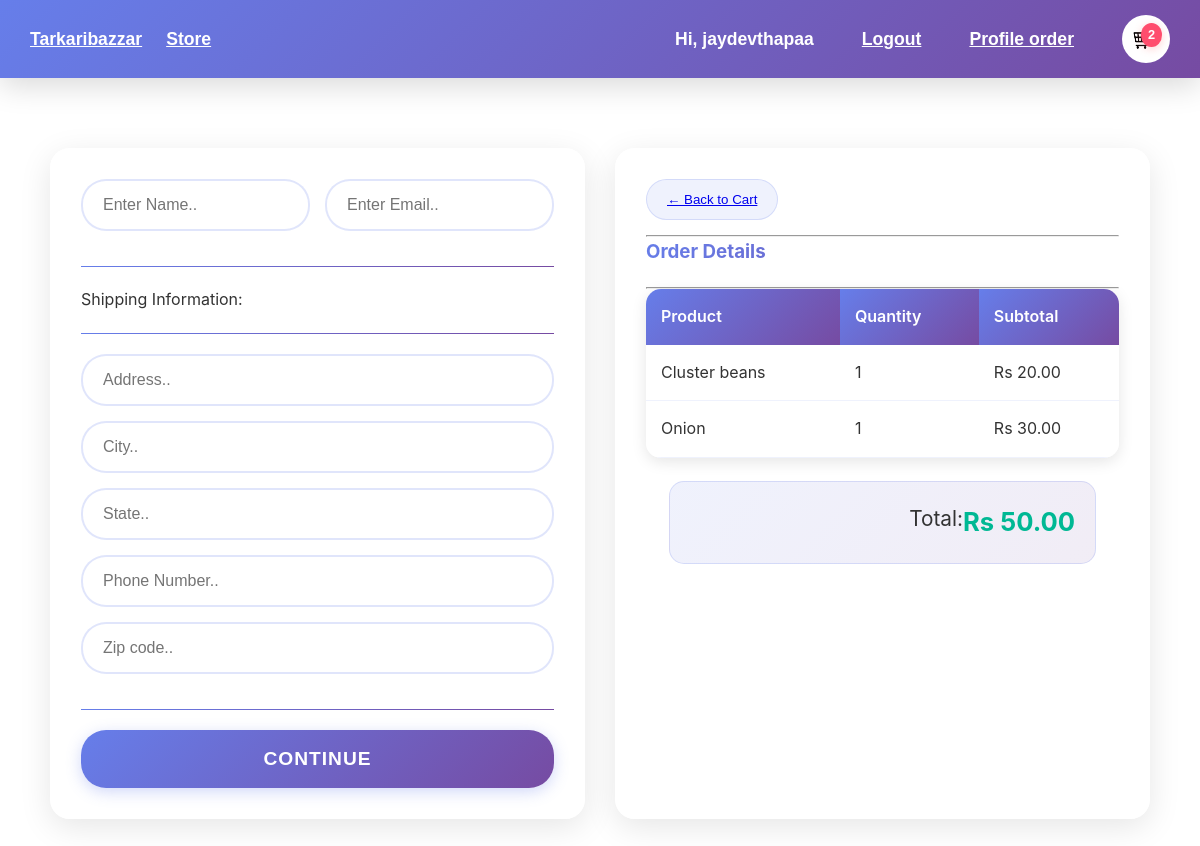
/checkout/ (signed in), run on an earlier commit of the app's database.
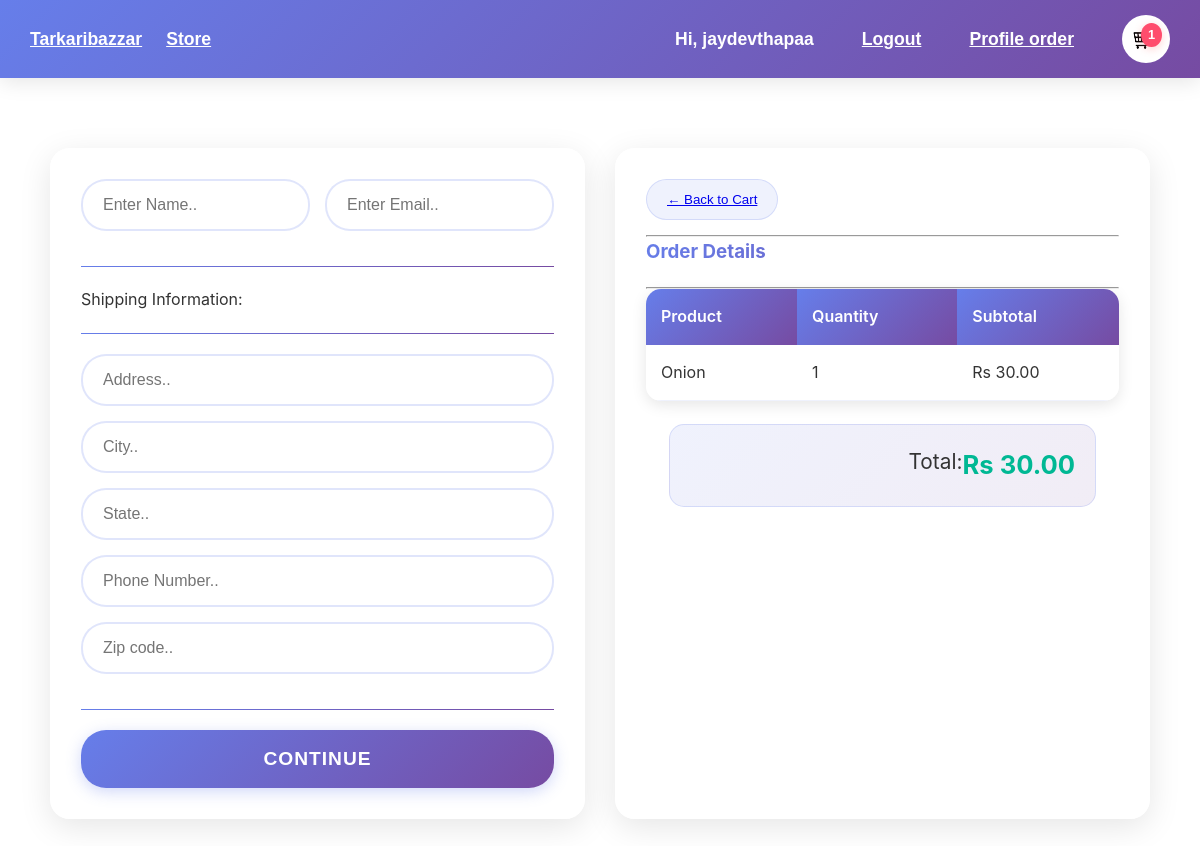
And on a later commit of the database.
### store/models.py (models this page shows, shortened)
class OrderItem(models.Model):
    product=models.ForeignKey(Product,on_delete=models.SET_NULL,blank=True,null=True)
    order=models.ForeignKey(Order,on_delete=models.SET_NULL,blank=True,null=True)
    quantity=models.IntegerField(default=0,null=True,blank=True)
    date_added=models.DateTimeField(auto_now_add=True)
    @property
    def get_total(self):
        if self.product is None:
            return 0
        total = self.product.price * self.quantity
        return total

class Product(models.Model):
    name= models.CharField(max_length=100, null=True)
    price = models.DecimalField(max_digits=10, decimal_places=2, default=0.00)
    digital=models.BooleanField(default=False, null=True, blank=False)
    image=models.ImageField(null=True,blank=True)

class Order(models.Model):
    customer = models.ForeignKey(Customer, on_delete=models.SET_NULL, blank=True, null=True)
    date_orderd = models.DateTimeField(auto_now_add=True)
    complete = models.BooleanField(default=False, null=True, blank=False)
    transaction_id = models.CharField(max_length=100, null=True, blank=True)
    ref_id = models.CharField(max_length=100, null=True, blank=True)
    payment_status = models.CharField(max_length=20, default='pending', choices=[
        ('pending', 'Pending'),
        ('processing', 'Processing'),
        ('shipped', 'Shipped'),
        ('delivered', 'Delivered'),
        ('completed', 'Completed'),
        ('failed', 'Failed'),
        ('cancelled', 'Cancelled'),
    ])
    payment_error = models.TextField(null=True, blank=True)
    esewa_payment_id = models.CharField(max_length=100, null=True, blank=True)
    esewa_merchant_id = models.CharField(max_length=100, null=True, blank=True)
    payment_method = models.CharField(max_length=20, default='esewa', choices=[
        ('esewa', 'eSewa'),
        ('cod', 'Cash on Delivery'),
    ])
    @property
    def shipping(self):
        shipping = False
        orderitems = self.orderitem_set.all()
        for i in orderitems:
            if i.product is None:
                continue
            if not i.product.digital:
                shipping = True
        return shipping
    @property
    def get_cart_total(self):
        orderitems = self.orderitem_set.all()
        total = sum([item.get_total for item in orderitems])
        return total
    @property
    def get_cart_items(self):
        orderitems = self.orderitem_set.all()
        total = len([item for item in orderitems if item.product is not None])
        return total

### store/views.py (the view)
# urls.py: path('checkout/', views.checkout, name="checkout"),
@login_required
def checkout(request):
    customer, _ = Customer.objects.get_or_create(user=request.user)
    order, _ = Order.objects.get_or_create(customer=customer, complete=False)
    items = [i for i in order.orderitem_set.all() if i.product]
    return render(request, 'store/checkout.html', {
        'items': items, 'order': order, 'cartItems': order.get_cart_items
    })

### store/templates/store/checkout.html (shortened to what this page needs)
{% extends 'store/main.html' %}
{% load static %}
{% block content %}
<link rel="stylesheet" type="text/css" href="{% static 'css/main.css' %}">
<link rel="stylesheet" type="text/css" href="{% static 'css/payment.css' %}">
<div class="checkout-main">
    <div class="user-shipping-info">
        <form id="form">
            <div class="user-info">
                <input type="text" name="name" placeholder="Enter Name.." required>
                <input type="email" name="email" placeholder="Enter Email.." required>
            </div>
            <hr>
            <div class="shipping-info" id="shipping-info">
                <p>Shipping Information:</p>
                <hr>
                <input type="text" name="address" placeholder="Address.." required>
                <input type="text" name="city" placeholder="City.." required>
                <input type="text" name="state" placeholder="State.." required>
                <input type="text" name="phone" placeholder="Phone Number.." required>
                <input type="text" name="zipcode" placeholder="Zip code.." required>
            </div>
            <hr>
            <input id="form-btn" type="submit" value="Continue">
        </form>
    </div>
    <div class="checkout-order-details">
        <button class="back-to-cart"><a href="{% url 'cart' %}">&#x2190; Back to Cart</a></button>
        <hr>
        <h3>Order Details</h3>
        <hr>
        <div class="cart-details">
            <table>
                <thead>
                    <tr>
                        <th>Product</th>
                        <th>Quantity</th>
                        <th>Subtotal</th>
                    </tr>
                </thead>
                <tbody id="tbody">
                    {% if items %}
                        {% for item in items %}
                        <tr>
                            <td>{{ item.product.name }}</td>
                            <td>{{ item.quantity }}</td>
                            <td>Rs {{ item.get_total }}</td>
                        </tr>
                        {% endfor %}
                    {% else %}
                        <tr><td colspan="3">Your cart is empty.</td></tr>
                    {% endif %}
                </tbody>
            </table>
            <p style="display: flex; justify-content: flex-end; margin: 23px;" id="order-details-total">
                Total: <strong>Rs {{ order.get_cart_total|default:0 }}</strong>
            </p>
        </div>
    </div>
</div>
{% endblock content %}

### store/templates/store/main.html (shortened to what this page needs)
<!DOCTYPE html>
{% load static %}
<html lang="en">
<head>
    <link rel="stylesheet" href="{% static 'css/main.css' %}">
</head>
<body>
<nav class="navbar custom-navbar">
    <div class="navbar-left">
        <a class="navbar-brand" href="/">Tarkaribazzar</a>
        <a class="nav-link" href="/">Store</a>
    </div>
    <div class="navbar-right">
        {% if user.is_authenticated %}
            <span class="nav-link">Hi, {{ user.username }}</span>
            <a class="nav-link" href="{% url 'logout' %}">Logout</a>
            <a class="nav-link" href="{% url 'profile' %}">Profile order</a>
        {% else %}
            <a class="nav-link" href="{% url 'login' %}">Login as User</a>
            <a class="nav-link" href="/adminpanel/">Login as Admin</a>
        {% endif %}
        <a class="cart-circle" href="{% url 'cart' %}">
            <span class="cart-badge">{{ cartItems }}</span>
        </a>
    </div>
</nav>
<div class="main-content">
    {% block content %}
    {% endblock content %}
</div>
</body>
</html>

What changed in the data, as far as the page shows it:
removed OrderItem: product.name "Cluster beans", quantity "1", get_total "20.00"
removed Order: get_cart_total "50.00"
added Order: get_cart_total "30.00"
Also different on the page:
{{ cartItems }}: "2" → "1"
